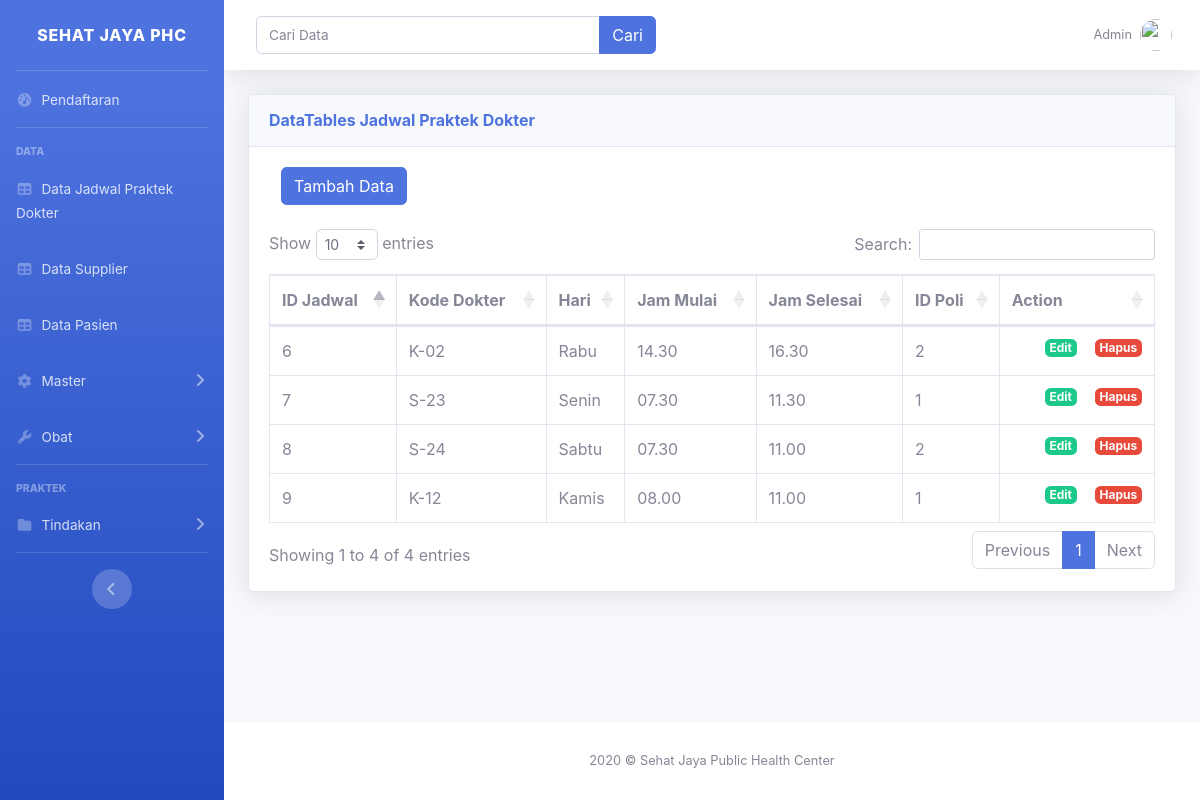
/index.php/jadwalpraktekdokter, run on the app's committed database.
### tables this page shows
CREATE TABLE `tbl_jadwal_praktek_dokter` (
  `id_jadwal` int(2) NOT NULL,
  `kode_dokter` varchar(4) NOT NULL,
  `hari` varchar(13) NOT NULL,
  `jam_mulai` varchar(13) NOT NULL,
  `jam_selesai` varchar(13) NOT NULL,
  `id_poli` int(2) NOT NULL
);

### application/controllers/jadwalpraktekdokter.php (called while the page is built, shortened)
<?php
class jadwalpraktekdokter extends CI_Controller {
    public function __construct(){
        $this->load->model('jadwalpraktekdokter_model');
        $this->load->library('form_validation');
    }
    public function index(){
        $data['title']='List Jadwal Praktek Dokter';
        $data['tbl_jadwal_praktek_dokter']=$this->jadwalpraktekdokter_model->getAlljadwalpraktekdokter();
        $this->load->view('template/header', $data);
        $this->load->view('jadwalpraktekdokter/index');
        $this->load->view('template/footer');
    }
}
?>

### index.php (called while the page is built, shortened)
<?php
require_once BASEPATH.'core/CodeIgniter.php';

### application/models/jadwalpraktekdokter_model.php (called while the page is built, shortened)
<?php
class jadwalpraktekdokter_model extends CI_Model{
    public function getAlljadwalpraktekdokter(){
        return $this->db->get('tbl_jadwal_praktek_dokter')->result_array();
    }
}
?>

### application/views/jadwalpraktekdokter/index.php (the view, shortened to what this page needs)
    <div class="card shadow mb-4">
      <div class="card-header py-3">
        <h6 class="m-0 font-weight-bold text-primary">DataTables Jadwal Praktek Dokter</h6>
      </div>
      <div class="card-body">
        <div class="table-responsive">
            <div class="col-md-6">
              <a href="<?= base_url();?>jadwalpraktekdokter/tambah" class="btn btn-primary">Tambah Data</a>
            </div>&nbsp
          <table class="table table-bordered" id="dataTable" width="100%" cellspacing="0">
            <thead>
              <tr>
                <th>ID Jadwal</th>
                <th>Kode Dokter</th>
                <th>Hari</th>
                <th>Jam Mulai</th>
                <th>Jam Selesai</th>
                <th>ID Poli</th>
                <th>Action</th>
              </tr>
            </thead>
            <tbody>
              <?php foreach($tbl_jadwal_praktek_dokter as $jpd):?>
              <tr>
                  <td><?= $jpd['id_jadwal']?></td>
                  <td><?= $jpd['kode_dokter']?></td>
                  <td><?= $jpd['hari']?></td>
                  <td><?= $jpd['jam_mulai']?></td>
                  <td><?= $jpd['jam_selesai']?></td>
                  <td><?= $jpd['id_poli']?></td>
                  <td>
                      <a href="<?= base_url();?>jadwalpraktekdokter/hapus/<?= $jpd['id_jadwal'];?>"
                          class="badge badge-danger float-right"
                          onclick="return confirm('Yakin Data ini akan dihapus?');">Hapus</a>
                      <a href="<?= base_url();?>jadwalpraktekdokter/edit/<?= $jpd['id_jadwal'];?>"
                          class="badge badge-success float-right">Edit</a>
                  </td>
              </tr>
              <?php endforeach?>
            </tbody>
          </table>
        </div>
      </div>
    </div>
  </div>
</div>

### application/views/template/header.php (style rules this page uses)
.badge { margin-left:18px; }

### data on the page
tbl_jadwal_praktek_dokter: id_jadwal "6", kode_dokter "K-02", hari "Rabu", jam_mulai "14.30", jam_selesai "16.30", id_poli "2"
tbl_jadwal_praktek_dokter: id_jadwal "7", kode_dokter "S-23", hari "Senin", jam_mulai "07.30", jam_selesai "11.30", id_poli "1"
tbl_jadwal_praktek_dokter: id_jadwal "8", kode_dokter "S-24", hari "Sabtu", jam_mulai "07.30", jam_selesai "11.00", id_poli "2"
tbl_jadwal_praktek_dokter: id_jadwal "9", kode_dokter "K-12", hari "Kamis", jam_mulai "08.00", jam_selesai "11.00", id_poli "1"
